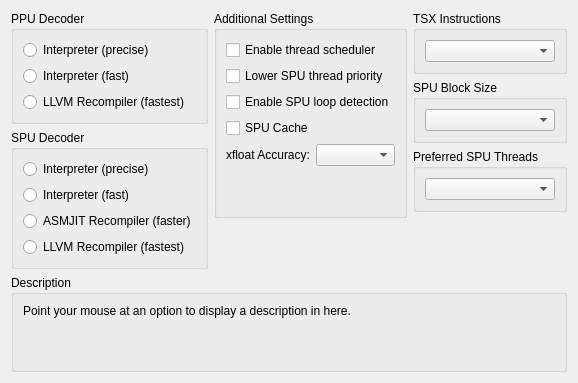
     <widget class="QWidget" name="coreTab">
      <attribute name="title">
       <string>CPU</string>
      </attribute>
      <layout class="QVBoxLayout" name="coreTabLayout">
       <item>
        <layout class="QHBoxLayout" name="coreTabItemLayout" stretch="1,1,1">
         <item>
          <layout class="QVBoxLayout" name="coreTabLeftLayout">
           <item>
            <widget class="QGroupBox" name="gb_ppu">
             <property name="title">
              <string>PPU Decoder</string>
             </property>
             <layout class="QVBoxLayout" name="ppu_layout">
              <item>
               <widget class="QRadioButton" name="ppu_precise">
                <property name="text">
                 <string notr="true">Interpreter (precise)</string>
                </property>
               </widget>
              </item>
              <item>
               <widget class="QRadioButton" name="ppu_fast">
                <property name="text">
                 <string notr="true">Interpreter (fast)</string>
                </property>
               </widget>
              </item>
              <item>
               <widget class="QRadioButton" name="ppu_llvm">
                <property name="text">
                 <string notr="true">LLVM Recompiler (fastest)</string>
                </property>
               </widget>
              </item>
             </layout>
            </widget>
           </item>
           <item>
            <widget class="QGroupBox" name="gb_spu">
             <property name="title">
              <string>SPU Decoder</string>
             </property>
             <layout class="QVBoxLayout" name="spu_layout">
              <item>
               <widget class="QRadioButton" name="spu_precise">
                <property name="text">
                 <string notr="true">Interpreter (precise)</string>
                </property>
               </widget>
              </item>
              <item>
               <widget class="QRadioButton" name="spu_fast">
                <property name="text">
                 <string notr="true">Interpreter (fast)</string>
                </property>
               </widget>
              </item>
              <item>
               <widget class="QRadioButton" name="spu_asmjit">
                <property name="text">
                 <string notr="true">ASMJIT Recompiler (faster)</string>
                </property>
               </widget>
              </item>
              <item>
               <widget class="QRadioButton" name="spu_llvm">
                <property name="text">
                 <string notr="true">LLVM Recompiler (fastest)</string>
                </property>
               </widget>
              </item>
             </layout>
            </widget>
           </item>
           <item>
            <spacer name="coreTabLeftLayoutSpacer">
             <property name="orientation">
              <enum>Qt::Vertical</enum>
             </property>
             <property name="sizeType">
              <enum>QSizePolicy::MinimumExpanding</enum>
             </property>
             <property name="sizeHint" stdset="0">
              <size>
               <width>0</width>
               <height>0</height>
              </size>
             </property>
            </spacer>
           </item>
          </layout>
         </item>
         <item>
          <layout class="QVBoxLayout" name="coreTabMiddleLayout">
           <item>
            <widget class="QGroupBox" name="checkboxes">
             <property name="title">
              <string>Additional Settings</string>
             </property>
             <layout class="QVBoxLayout" name="checkboxes_layout">
              <item>
               <widget class="QCheckBox" name="enableScheduler">
                <property name="text">
                 <string>Enable thread scheduler</string>
                </property>
               </widget>
              </item>
              <item>
               <widget class="QCheckBox" name="lowerSPUThrPrio">
                <property name="text">
                 <string>Lower SPU thread priority</string>
                </property>
               </widget>
              </item>
              <item>
               <widget class="QCheckBox" name="spuLoopDetection">
                <property name="text">
                 <string>Enable SPU loop detection</string>
                </property>
               </widget>
              </item>
              <item>
               <widget class="QCheckBox" name="spuCache">
                <property name="text">
                 <string>SPU Cache</string>
                </property>
               </widget>
              </item>
              <item>
               <layout class="QHBoxLayout" name="horizontalLayout">
                <item>
                 <widget class="QLabel" name="lbl_xfloaAccuracy">
                  <property name="text">
                   <string>xfloat Accuracy:</string>
                  </property>
                 </widget>
                </item>
                <item>
                 <widget class="QComboBox" name="xfloatAccuracy"/>
                </item>
               </layout>
              </item>
              <item>
               <spacer name="verticalSpacer_24">
                <property name="orientation">
                 <enum>Qt::Vertical</enum>
                </property>
                <property name="sizeHint" stdset="0">
                 <size>
                  <width>20</width>
                  <height>40</height>
                 </size>
                </property>
               </spacer>
              </item>
             </layout>
            </widget>
           </item>
           <item>
            <spacer name="coreTabMiddleLayoutSpacer">
             <property name="orientation">
              <enum>Qt::Vertical</enum>
             </property>
             <property name="sizeType">
              <enum>QSizePolicy::MinimumExpanding</enum>
             </property>
             <property name="sizeHint" stdset="0">
              <size>
               <width>0</width>
               <height>0</height>
              </size>
             </property>
            </spacer>
           </item>
          </layout>
         </item>
         <item>
          <layout class="QVBoxLayout" name="coreTabRightLayout" stretch="0,0,0,0">
           <item>
            <widget class="QGroupBox" name="gb_tsx">
             <property name="sizePolicy">
              <sizepolicy hsizetype="Preferred" vsizetype="Minimum">
               <horstretch>0</horstretch>
               <verstretch>0</verstretch>
              </sizepolicy>
             </property>
             <property name="title">
              <string>TSX Instructions</string>
             </property>
             <layout class="QVBoxLayout" name="gb_tsx_layout">
              <item>
               <widget class="QComboBox" name="enableTSX"/>
              </item>
             </layout>
            </widget>
           </item>
           <item>
            <widget class="QGroupBox" name="gb_spuBlockSize">
             <property name="sizePolicy">
              <sizepolicy hsizetype="Preferred" vsizetype="Minimum">
               <horstretch>0</horstretch>
               <verstretch>0</verstretch>
              </sizepolicy>
             </property>
             <property name="title">
              <string>SPU Block Size</string>
             </property>
             <layout class="QVBoxLayout" name="gb_spuBlockSize_layout">
              <item>
               <widget class="QComboBox" name="spuBlockSize"/>
              </item>
             </layout>
            </widget>
           </item>
           <item>
            <widget class="QGroupBox" name="gb_spu_threads">
             <property name="sizePolicy">
              <sizepolicy hsizetype="Preferred" vsizetype="Minimum">
               <horstretch>0</horstretch>
               <verstretch>0</verstretch>
              </sizepolicy>
             </property>
             <property name="title">
              <string>Preferred SPU Threads</string>
             </property>
             <layout class="QVBoxLayout" name="gb_spu_threads_layout">
              <item>
               <widget class="QComboBox" name="preferredSPUThreads"/>
              </item>
             </layout>
            </widget>
           </item>
           <item>
            <spacer name="coreTabRightLayoutSpacer">
             <property name="orientation">
              <enum>Qt::Vertical</enum>
             </property>
             <property name="sizeType">
              <enum>QSizePolicy::MinimumExpanding</enum>
             </property>
             <property name="sizeHint" stdset="0">
              <size>
               <width>0</width>
               <height>0</height>
              </size>
             </property>
            </spacer>
           </item>
          </layout>
         </item>
        </layout>
       </item>
       <item>
        <spacer name="coreTabSpacer">
         <property name="orientation">
          <enum>Qt::Vertical</enum>
         </property>
         <property name="sizeType">
          <enum>QSizePolicy::MinimumExpanding</enum>
         </property>
         <property name="sizeHint" stdset="0">
          <size>
           <width>0</width>
           <height>0</height>
          </size>
         </property>
        </spacer>
       </item>
       <item>
        <widget class="QGroupBox" name="gb_description_cpu">
         <property name="title">
          <string>Description</string>
         </property>
         <layout class="QVBoxLayout" name="gb_description_cpu_layout">
          <item>
           <widget class="QLabel" name="description_cpu">
            <property name="text">
             <string>Point your mouse at an option to display a description in here.


</string>
            </property>
            <property name="textFormat">
             <enum>Qt::PlainText</enum>
            </property>
            <property name="alignment">
             <set>Qt::AlignLeading|Qt::AlignLeft|Qt::AlignTop</set>
            </property>
            <property name="wordWrap">
             <bool>true</bool>
            </property>
           </widget>
          </item>
         </layout>
        </widget>
       </item>
      </layout>
     </widget>
